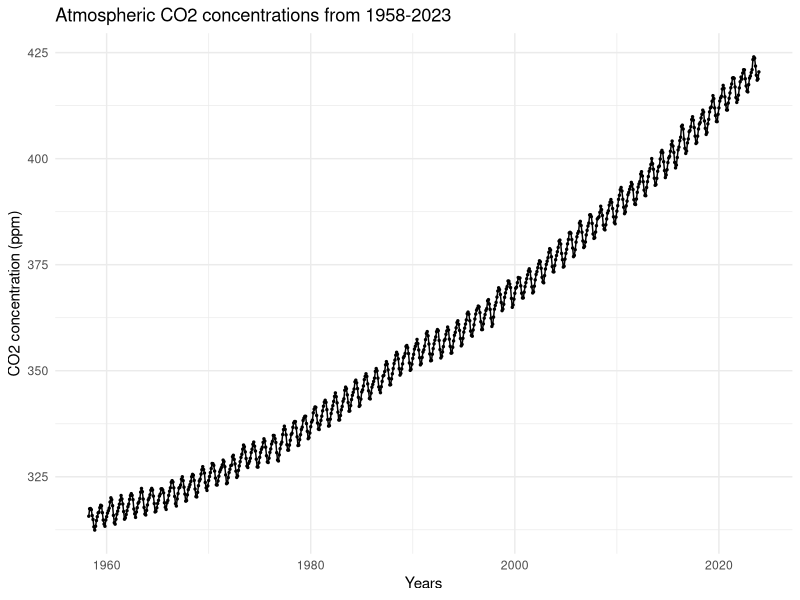
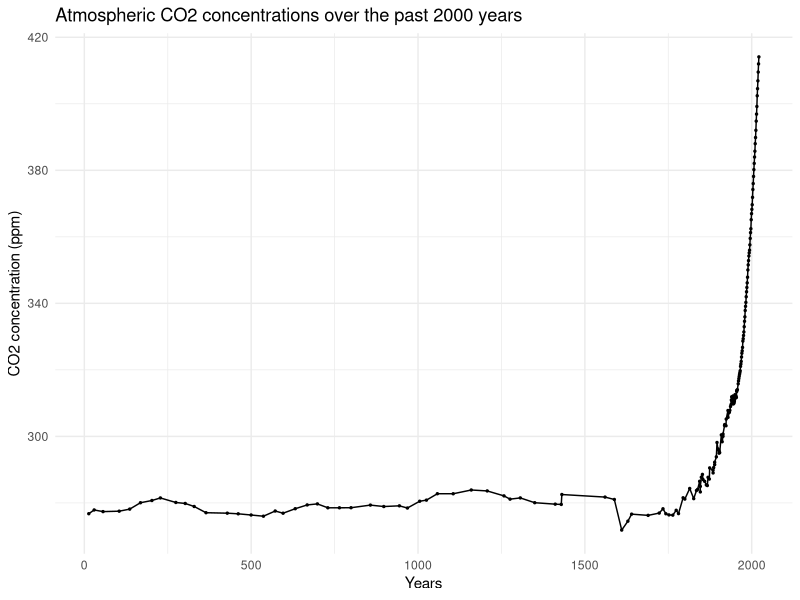
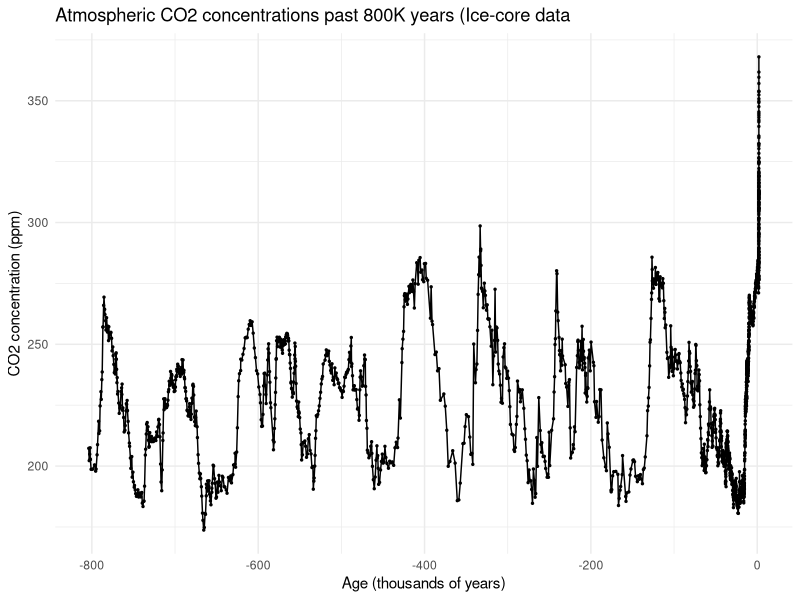

Source code (R) for these figures, in order: (Note: this script raises an error after producing the figures.)
## ---- chunk 1
library(tidyverse)
## ---- chunk 2
co2_ppm <- read_csv('data/data_modern_ppm.csv')
## ---- chunk 3
df <- read_csv('data/data_modern_ppm.csv')
df |> 
  ggplot(aes(x = Numeric_date, y = Value)) +
  geom_line() +
  geom_point(size = 0.5) +
  labs(title = paste("Atmospheric CO2 concentrations from 1958-2023"),
       x = "Years",
       y = "CO2 concentration (ppm)") +
  theme_minimal()
## ---- chunk 4
df <- read_csv('data/data_2000.csv')
df |> 
  ggplot(aes(x = Numeric_date, y = Value)) +
  geom_line() +
  geom_point(size = 0.5) +
  labs(title = paste("Atmospheric CO2 concentrations over the past 2000 years"),
       x = "Years",
       y = "CO2 concentration (ppm)") +
  theme_minimal()
## ---- chunk 5
df <- read_csv('data/data_800k.csv')
df |> 
  ggplot(aes(x = Numeric_date, y = Value)) +
  geom_line() +
  geom_point(size = 0.5) +
  labs(title = paste("Atmospheric CO2 concentrations past 800K years (Ice-core data"),
       x = "Age (thousands of years)",
       y = "CO2 concentration (ppm)") +
  theme_minimal()
## ---- chunk 6
temp_countries <- temps |> colnames()
temp_countries <- temp_countries[-1]
## ---- chunk 7
yr = 1975
df <- read_csv('data/data_2000.csv')
# val <- df |> filter(Numeric_date>= yr & Numeric_date <yr+1) |> summarize(avg = mean(Value)) |> pull()
val <- df[which.min(abs(df$Numeric_date-yr)),]$Value
print(val)
